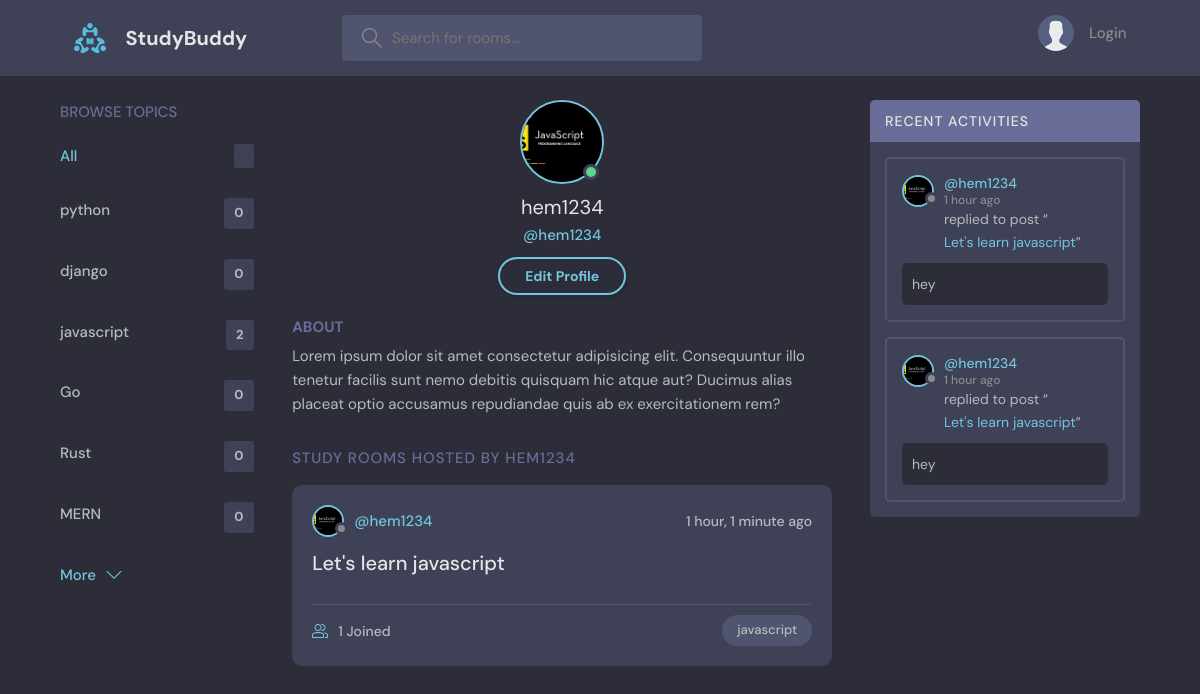
Screenshot of /user-profile/2 with the database file from the repository.
### base/models.py (models this page shows, shortened)
class Topic(models.Model):
    name = models.CharField(max_length=100)

class User(AbstractUser):
    name= models.CharField(max_length=200, null=True)
    email=models.EmailField(unique=True, null=True)
    avatar= models.ImageField(null=True, default='avatar.svg')
    bio=models.TextField(max_length=255, null=True)
    USERNAME_FIELD='email'
    REQUIRED_FIELDS= ['username']

class Room(models.Model):
    host=models.ForeignKey(User, on_delete=models.SET_NULL, null=True )
    name = models.CharField(max_length=100)
    topic=models.ForeignKey(Topic, on_delete=models.CASCADE, null=True)
    participants=models.ManyToManyField(User, related_name='participants', blank=True)
    description = models.TextField(max_length=250)
    created_at = models.DateTimeField(auto_now_add=True)
    updated_at = models.DateTimeField(auto_now=True)
    class Meta:
        ordering = ['-created_at', 'updated_at']

class Message(models.Model):
    user= models.ForeignKey(User, on_delete=models.SET_NULL, null=True)
    room = models.ForeignKey(Room, on_delete=models.CASCADE, null=True)
    body=models.TextField()
    created_at = models.DateTimeField(auto_now_add=True, null=True)
    class Meta:
        ordering = ['-created_at']

### base/views.py (the view)
# urls.py: path('user-profile/<str:pk>', views.userProfile, name='user-profile'),
def userProfile(request, pk):
    user = User.objects.get(id=pk)
    room= user.room_set.all()
    topic = Topic.objects.all()
    room_message = user.message_set.all()
    context={'user': user, 'rooms': room, 'topics':topic, 'room_message': room_message}
    return render(request, 'base/profile.html', context)

### base/templates/base/profile.html
{% extends 'main.html' %}
{% block content %}
  <main class="profile-page layout layout--3">
    <div class="container">
      {% include 'base/topics_component.html' %}
      <div class="roomList">
        <div class="profile">
          <div class="profile__avatar">
            <div class="avatar avatar--large active">
              <img src="{{user.avatar.url}}" />
            </div>
          </div>
          <div class="profile__info">
            <h3>{{user.username}}</h3>
            <p>@{{user.username}}</p>
            <a href="{% url 'update-profile' %}" class="btn btn--main btn--pill">Edit Profile</a>
          </div>
          <div class="profile__about">
            <h3>About</h3>
            <p>
              Lorem ipsum dolor sit amet consectetur adipisicing elit. Consequuntur illo tenetur
              facilis sunt nemo debitis quisquam hic atque aut? Ducimus alias placeat optio
              accusamus repudiandae quis ab ex exercitationem rem?
            </p>
          </div>
        </div>
        <div class="roomList__header">
          <div>
            <h2>Study Rooms Hosted by {{user.username}}</a>
            </h2>
          </div>
        </div>
        {% include 'base/feed_component.html' %}
      </div>
      {% include 'base/activity_component.html' %}
    </div>
  </main>
  {% endblock %}

### templates/main.html (shortened to what this page needs)
<!DOCTYPE html>
{% load static %}
<html lang="en">
  <head>
    <link rel="stylesheet" href="{% static 'styles/style.css' %}" />
  </head>
  <body>
    {% include 'navbar.html' %}
    <div>
        {% block content  %}
        {% endblock %}
    </div>
  </body>
</html>

### templates/navbar.html (shortened to what this page needs)
    {% load static %}
    <header class="header header--loggedIn">
      <div class="container">
        <a href="{% url 'home' %}" class="header__logo">
          <img src="{% static 'images/logo.svg' %}" alt=""/>
          <h1>StudyBuddy</h1>
        </a>
        <form class="header__search" action="{% url 'home' %}" method="GET" >
          <label>
            <input name="q" type="text" placeholder="Search for rooms..." />
          </label>
        </form>
        <nav class="header__menu">
          {% if request.user.is_authenticated %}
          <div class="header__user">
            <a href="{% url 'user-profile' user.id %}">
              <div class="avatar avatar--medium active">
                <img src="{{request.user.avatar.url}}" />
              </div>
              <p>{{request.user.username}} <span>@{{request.user.username}}</span></p>
            </a>
            <button class="dropdown-button" >
              <svg version="1.1" xmlns="http://www.w3.org/2000/svg" width="32" height="32" viewBox="0 0 32 32">
                <title>chevron-down</title>
                <path d="M16 21l-13-13h-3l16 16 16-16h-3l-13 13z"></path>
              </svg>
            </button>
          </div>
          <div class="dropdown-menu">
            <a href="{% url 'user-setting' %}" class="dropdown-link"
              ><svg version="1.1" xmlns="http://www.w3.org/2000/svg" width="32" height="32" viewBox="0 0 32 32">
                <title>tools</title>
                <path
                  d="M27.465 32c-1.211 0-2.35-0.471-3.207-1.328l-9.392-9.391c-2.369 0.898-4.898 0.951-7.355 0.15-3.274-1.074-5.869-3.67-6.943-6.942-0.879-2.682-0.734-5.45 0.419-8.004 0.135-0.299 0.408-0.512 0.731-0.572 0.32-0.051 0.654 0.045 0.887 0.277l5.394 5.395 3.586-3.586-5.394-5.395c-0.232-0.232-0.336-0.564-0.276-0.887s0.272-0.596 0.572-0.732c2.552-1.152 5.318-1.295 8.001-0.418 3.274 1.074 5.869 3.67 6.943 6.942 0.806 2.457 0.752 4.987-0.15 7.358l9.392 9.391c0.844 0.842 1.328 2.012 1.328 3.207-0 2.5-2.034 4.535-4.535 4.535zM15.101 19.102c0.26 0 0.516 0.102 0.707 0.293l9.864 9.863c0.479 0.479 1.116 0.742 1.793 0.742 1.398 0 2.535-1.137 2.535-2.535 0-0.668-0.27-1.322-0.742-1.793l-9.864-9.863c-0.294-0.295-0.376-0.74-0.204-1.119 0.943-2.090 1.061-4.357 0.341-6.555-0.863-2.631-3.034-4.801-5.665-5.666-1.713-0.561-3.468-0.609-5.145-0.164l4.986 4.988c0.391 0.391 0.391 1.023 0 1.414l-5 5c-0.188 0.188-0.441 0.293-0.707 0.293s-0.52-0.105-0.707-0.293l-4.987-4.988c-0.45 1.682-0.397 3.436 0.164 5.146 0.863 2.631 3.034 4.801 5.665 5.666 2.2 0.721 4.466 0.604 6.555-0.342 0.132-0.059 0.271-0.088 0.411-0.088z"
                ></path>
              </svg>
              Settings</a
            >
            <a href="{% url 'logout' %}" class="dropdown-link"
              ><svg version="1.1" xmlns="http://www.w3.org/2000/svg" width="32" height="32" viewBox="0 0 32 32">
                <title>sign-out</title>
                <path
                  d="M3 0h22c0.553 0 1 0 1 0.553l-0 3.447h-2v-2h-20v28h20v-2h2l0 3.447c0 0.553-0.447 0.553-1 0.553h-22c-0.553 0-1-0.447-1-1v-30c0-0.553 0.447-1 1-1z"
                ></path>
                <path
                  d="M21.879 21.293l1.414 1.414 6.707-6.707-6.707-6.707-1.414 1.414 4.293 4.293h-14.172v2h14.172l-4.293 4.293z"
                ></path>
              </svg>
              Logout</a
            >
          </div>
          {% else %}
          <a href="{% url 'login'  %}">
            <img src="{% static 'images/avatar.svg' %}" alt="" />
            <p>Login</p>
          </a>
          {% endif %}
        </nav>
      </div>
    </header>

### base/templates/base/topics_component.html
<div class="topics">
    <div class="topics__header">
      <h2>Browse Topics</h2>
    </div>
    <ul class="topics__list">
      <li>
        <a href="{% url 'home' %}" class="active">All <span>{{room_counts}}</span></a>
      </li>
      {% for topic in topics %}
      <li>
        <a href="{% url 'home' %}?q={{topic.name}}">{{topic.name}} <span>{{topic.room_set.all.count}}</span></a>
      </li>
      {%endfor%}
    </ul>
    <a class="btn btn--link" href="{% url 'topics' %}">
      More
      <svg version="1.1" xmlns="http://www.w3.org/2000/svg" width="32" height="32" viewBox="0 0 32 32">
        <title>chevron-down</title>
        <path d="M16 21l-13-13h-3l16 16 16-16h-3l-13 13z"></path>
      </svg>
    </a>
  </div>

### base/templates/base/feed_component.html (shortened to what this page needs)
{% for room in rooms %}
<div class="roomListRoom">
    <div class="roomListRoom__header">
      <a href="{% url 'user-profile' room.host.id %}" class="roomListRoom__author">
        <div class="avatar avatar--small">
          <img src="{{room.host.avatar.url}}" />
        </div>
        <span>@{{room.host.username}}</span>
      </a>
      <div class="roomListRoom__actions">
        <span>{{room.created_at | timesince}} ago</span>
      </div>
    </div>
    <div class="roomListRoom__content">
      <a href="{% url 'room' room.id %}">{{room.name}}</a>
    </div>
    <div class="roomListRoom__meta">
      <a href="room.html" class="roomListRoom__joined">
        {{room.participants.all.count}} Joined
      </a>
      <p class="roomListRoom__topic">{{room.topic.name}}</p>
    </div>
  </div>
  {% endfor %}

### base/templates/base/activity_component.html (shortened to what this page needs)
<div class="activities">
    <div class="activities__header">
      <h2>Recent Activities</h2>
    </div>
    {% for message in room_message %}
    <div class="activities__box">
      <div class="activities__boxHeader roomListRoom__header">
        <a href="{% url 'user-profile' message.user.id %}" class="roomListRoom__author">
          <div class="avatar avatar--small">
            <img src="{{message.user.avatar.url}}" alt=""/>
          </div>
          <p>
            @{{message.user.username}}
            <span>{{message.created_at | timesince}} ago</span>
          </p>
        </a>
      </div>
      <div class="activities__boxContent">
        <p>replied to post “<a href="{% url 'room' message.room.id %}">{{message.room.name}}</a>”</p>
        <div class="activities__boxRoomContent">
          {{message.body}}
        </div>
      </div>
    </div>
    {% endfor %}
  </div>

### rows the page displays
Topic: name "python", room_set.all.count "0"
Topic: name "django", room_set.all.count "0"
Topic: name "javascript", room_set.all.count "2"
Topic: name "Go", room_set.all.count "0"
Topic: name "Rust", room_set.all.count "0"
Topic: name "MERN", room_set.all.count "0"
User: avatar (picture), username "hem1234", username "HEM1234"
Room: host.avatar (picture), host.username "hem1234", created_at "1 hour, 1 minute", name "Let's learn javascript", participants.all.count "1", topic.name "javascript"
Message: user.avatar (picture), user.username "hem1234", created_at "1 hour", room.name "Let's learn javascript", body "hey"
Message: user.avatar (picture), user.username "hem1234", created_at "1 hour", room.name "Let's learn javascript", body "hey"
